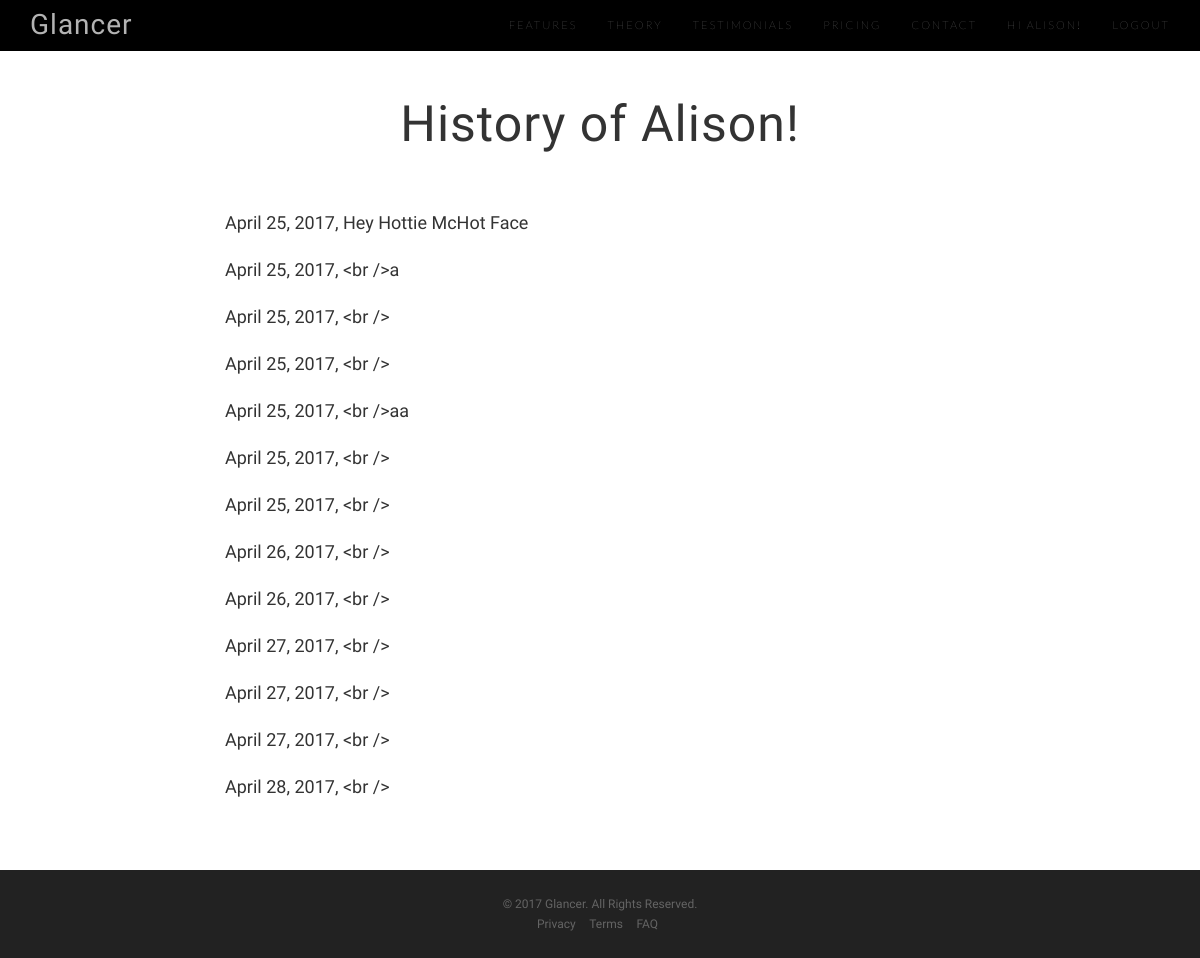
The page /history/ (signed in) on the database as committed earlier.
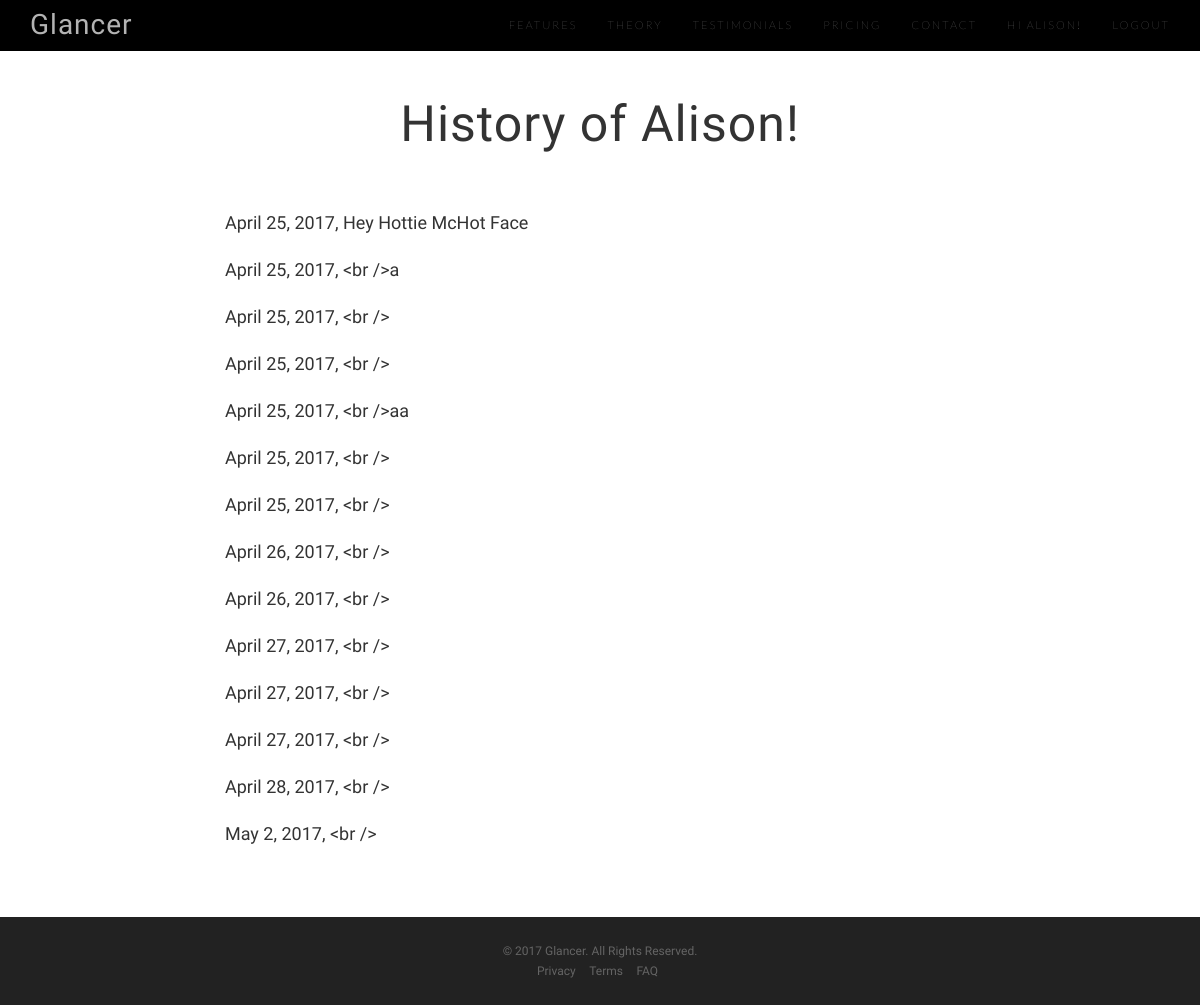
The same page on the database as committed later.
### Glancer/models.py (models this page shows, shortened)
class Glance(models.Model):
    value = 1
    date = models.DateField('Date Sent')
    description = models.TextField(max_length=200, blank=True)
    receiver = models.ForeignKey(Profile, related_name="glance_receiver", on_delete=models.CASCADE)

### Glancer/views.py (the view)
# urls.py: url(r'^history/', views.history, name='history'),
def history(request):
    context = constructor(request)
    user_glances = 0
    list_glances = []
    for glance in all_glances:
        if str(glance.receiver_id) == str(request.user.id):
            user_glances = user_glances + 1
            list_glances.append(glance)
    more_context = {
        'user_list': all_users,
        'user_glances' : user_glances,
        'list_glances' : list_glances,
    }
    context.update(more_context)
    return render(request, 'Glancer/history.html', context)

### Glancer/views.py (called while the page is built)
def constructor(request):
    authentic = False
    username = None
    user_id = None
    if request.user.is_authenticated():
        username = request.user.username
        user_id = request.user.id
        authentic = True
    context = {
        'user_list': all_users,
        'authentic': authentic,
        'username': username,
        'user_id': user_id,
    }
    return context

### Glancer/templates/Glancer/history.html
{% extends 'Glancer/base.html' %}
{% block content %}
<section id="features" class="features">
        <div class="container">
            <div class="row">
                <div class="col-lg-2"></div>
                <div class="col-lg-8">
                    <p><br></p>
                    <h2 style="text-align: center">History of {{ username }}!</h2>
                    <p><br></p>
                    {% for glance in list_glances %}
                        <p>{{ glance.date }}, {{ glance.description }}</p>
                    {% endfor %}
                </div>
            </div>
        </div>
</section>
{% endblock %}

Rows that differ between the two databases and show on the page:
added Glance: date "May 2, 2017", description "<br />"
